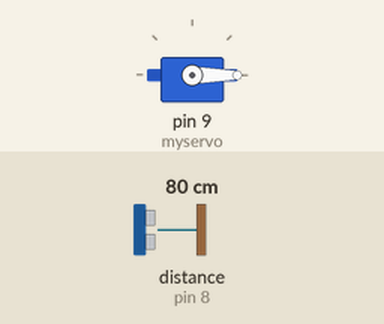
Simulated run of this sketch. Board: Arduino Uno, built with avr-gcc and run on an emulated ATmega328P. Shown: servo. Wiring (inferred from the names in the program): ultrasonic range finder: trigger pin 7; echo pin 8. The test bench sets the inputs (shaded band); at power-on: distance to the obstacle (sensor on pin 8) 80 cm. The echo pulse lasts 58.3 µs per cm; what the sketch prints to the serial monitor is not drawn.

Above: at 0.1 s.
1.8 s: distance to the obstacle (sensor on pin 8) set to 299 cm
At 2.6 s:
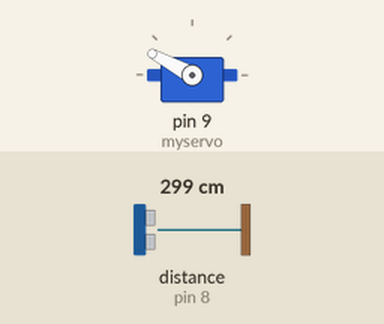
4.8 s: distance to the obstacle (sensor on pin 8) set to 9 cm
At 5.3 s:
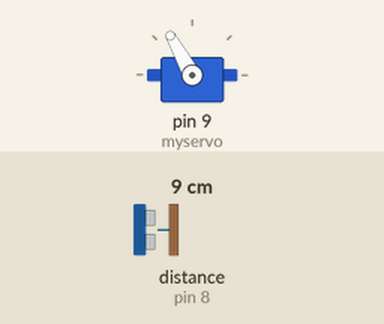
7.8 s: distance to the obstacle (sensor on pin 8) set to 183 cm
At 8.5 s:
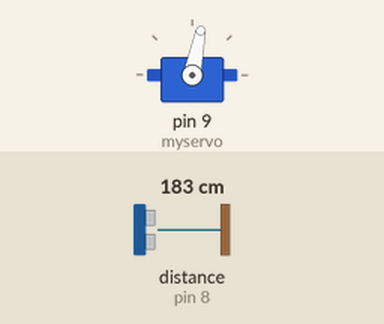
10.8 s: distance to the obstacle (sensor on pin 8) set to 250 cm
Timing chart, 0 to 14.8 s (numbered marks = the images above; inputs shaded):
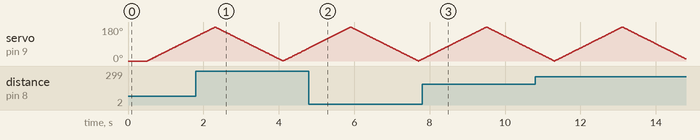

The sketch:

ultra.ino
```cpp
#include <Servo.h>

const int trig = 7;
const int echo = 8;

unsigned long duration, t, start;
int angle;
Servo myservo;

void setup() {
  // initialize serial communication:
  Serial.begin(115200);
  pinMode(trig, OUTPUT);
  pinMode(echo, INPUT);
  myservo.attach(9);
  myservo.write(angle);
  delay(500);//let servo turn to zero
  start = millis();
  angle = 0;
}


void loop()
{
  digitalWrite(trig, LOW);
  delayMicroseconds(2);
  digitalWrite(trig, HIGH);
  delayMicroseconds(5);
  digitalWrite(trig, LOW);

  duration = pulseIn(echo, HIGH, 600000);

  Serial.print(angle);
  Serial.print(',');
  Serial.print(duration);
  Serial.println();

  angle = ((millis() - start) % 3600) / 10 ;
  if(angle > 180) angle = 360 - angle;
  myservo.write(angle);
}
```
